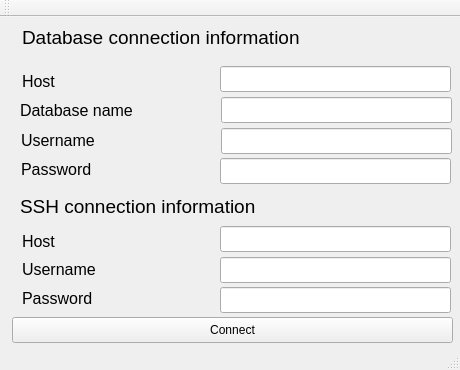
<?xml version="1.0" encoding="UTF-8"?>
<ui version="4.0">
 <class>MainWindow</class>
 <widget class="QMainWindow" name="MainWindow">
  <property name="geometry">
   <rect>
    <x>0</x>
    <y>0</y>
    <width>460</width>
    <height>370</height>
   </rect>
  </property>
  <property name="minimumSize">
   <size>
    <width>460</width>
    <height>370</height>
   </size>
  </property>
  <property name="maximumSize">
   <size>
    <width>460</width>
    <height>370</height>
   </size>
  </property>
  <property name="windowTitle">
   <string>MainWindow</string>
  </property>
  <widget class="QWidget" name="centralWidget">
   <widget class="QLineEdit" name="txtDBHost">
    <property name="geometry">
     <rect>
      <x>220</x>
      <y>49</y>
      <width>231</width>
      <height>26</height>
     </rect>
    </property>
   </widget>
   <widget class="QLineEdit" name="txtDBName">
    <property name="geometry">
     <rect>
      <x>221</x>
      <y>80</y>
      <width>231</width>
      <height>26</height>
     </rect>
    </property>
   </widget>
   <widget class="QLineEdit" name="txtDBUsername">
    <property name="geometry">
     <rect>
      <x>221</x>
      <y>111</y>
      <width>231</width>
      <height>26</height>
     </rect>
    </property>
   </widget>
   <widget class="QLabel" name="label">
    <property name="geometry">
     <rect>
      <x>22</x>
      <y>55</y>
      <width>101</width>
      <height>18</height>
     </rect>
    </property>
    <property name="font">
     <font>
      <pointsize>12</pointsize>
     </font>
    </property>
    <property name="text">
     <string>Host</string>
    </property>
   </widget>
   <widget class="QLabel" name="label_2">
    <property name="geometry">
     <rect>
      <x>22</x>
      <y>10</y>
      <width>431</width>
      <height>20</height>
     </rect>
    </property>
    <property name="font">
     <font>
      <pointsize>14</pointsize>
     </font>
    </property>
    <property name="text">
     <string>Database connection information</string>
    </property>
   </widget>
   <widget class="QLabel" name="label_3">
    <property name="geometry">
     <rect>
      <x>20</x>
      <y>84</y>
      <width>121</width>
      <height>18</height>
     </rect>
    </property>
    <property name="font">
     <font>
      <pointsize>12</pointsize>
     </font>
    </property>
    <property name="text">
     <string>Database name</string>
    </property>
   </widget>
   <widget class="QLabel" name="label_4">
    <property name="geometry">
     <rect>
      <x>21</x>
      <y>114</y>
      <width>121</width>
      <height>18</height>
     </rect>
    </property>
    <property name="font">
     <font>
      <pointsize>12</pointsize>
     </font>
    </property>
    <property name="text">
     <string>Username</string>
    </property>
   </widget>
   <widget class="QLabel" name="label_5">
    <property name="geometry">
     <rect>
      <x>21</x>
      <y>143</y>
      <width>161</width>
      <height>18</height>
     </rect>
    </property>
    <property name="font">
     <font>
      <pointsize>12</pointsize>
     </font>
    </property>
    <property name="text">
     <string>Password</string>
    </property>
   </widget>
   <widget class="QLineEdit" name="txtDBPassword">
    <property name="geometry">
     <rect>
      <x>220</x>
      <y>141</y>
      <width>231</width>
      <height>26</height>
     </rect>
    </property>
   </widget>
   <widget class="QPushButton" name="btnConnect">
    <property name="geometry">
     <rect>
      <x>12</x>
      <y>300</y>
      <width>441</width>
      <height>26</height>
     </rect>
    </property>
    <property name="text">
     <string>Connect</string>
    </property>
   </widget>
   <widget class="QLabel" name="label_6">
    <property name="enabled">
     <bool>true</bool>
    </property>
    <property name="geometry">
     <rect>
      <x>22</x>
      <y>243</y>
      <width>121</width>
      <height>18</height>
     </rect>
    </property>
    <property name="font">
     <font>
      <pointsize>12</pointsize>
     </font>
    </property>
    <property name="text">
     <string>Username</string>
    </property>
   </widget>
   <widget class="QLabel" name="label_7">
    <property name="enabled">
     <bool>true</bool>
    </property>
    <property name="geometry">
     <rect>
      <x>22</x>
      <y>272</y>
      <width>161</width>
      <height>18</height>
     </rect>
    </property>
    <property name="font">
     <font>
      <pointsize>12</pointsize>
     </font>
    </property>
    <property name="text">
     <string>Password</string>
    </property>
   </widget>
   <widget class="QLabel" name="label_8">
    <property name="enabled">
     <bool>true</bool>
    </property>
    <property name="geometry">
     <rect>
      <x>22</x>
      <y>215</y>
      <width>101</width>
      <height>18</height>
     </rect>
    </property>
    <property name="font">
     <font>
      <pointsize>12</pointsize>
     </font>
    </property>
    <property name="text">
     <string>Host</string>
    </property>
   </widget>
   <widget class="QLineEdit" name="txtSSHPassword">
    <property name="enabled">
     <bool>true</bool>
    </property>
    <property name="geometry">
     <rect>
      <x>220</x>
      <y>270</y>
      <width>231</width>
      <height>26</height>
     </rect>
    </property>
   </widget>
   <widget class="QLineEdit" name="txtSSHUsername">
    <property name="enabled">
     <bool>true</bool>
    </property>
    <property name="geometry">
     <rect>
      <x>220</x>
      <y>240</y>
      <width>231</width>
      <height>26</height>
     </rect>
    </property>
   </widget>
   <widget class="QLineEdit" name="txtSSHHost">
    <property name="enabled">
     <bool>true</bool>
    </property>
    <property name="geometry">
     <rect>
      <x>220</x>
      <y>209</y>
      <width>231</width>
      <height>26</height>
     </rect>
    </property>
    <property name="accessibleName">
     <string/>
    </property>
    <property name="readOnly">
     <bool>false</bool>
    </property>
   </widget>
   <widget class="QLabel" name="label_9">
    <property name="geometry">
     <rect>
      <x>20</x>
      <y>179</y>
      <width>441</width>
      <height>20</height>
     </rect>
    </property>
    <property name="font">
     <font>
      <pointsize>14</pointsize>
     </font>
    </property>
    <property name="text">
     <string>SSH connection information</string>
    </property>
   </widget>
  </widget>
  <widget class="QToolBar" name="mainToolBar">
   <attribute name="toolBarArea">
    <enum>TopToolBarArea</enum>
   </attribute>
   <attribute name="toolBarBreak">
    <bool>false</bool>
   </attribute>
  </widget>
  <widget class="QStatusBar" name="statusBar"/>
 </widget>
 <layoutdefault spacing="6" margin="11"/>
 <tabstops>
  <tabstop>txtDBHost</tabstop>
  <tabstop>txtDBName</tabstop>
  <tabstop>txtDBUsername</tabstop>
  <tabstop>txtDBPassword</tabstop>
  <tabstop>txtSSHHost</tabstop>
  <tabstop>txtSSHUsername</tabstop>
  <tabstop>txtSSHPassword</tabstop>
  <tabstop>btnConnect</tabstop>
 </tabstops>
 <resources/>
 <connections/>
</ui>
